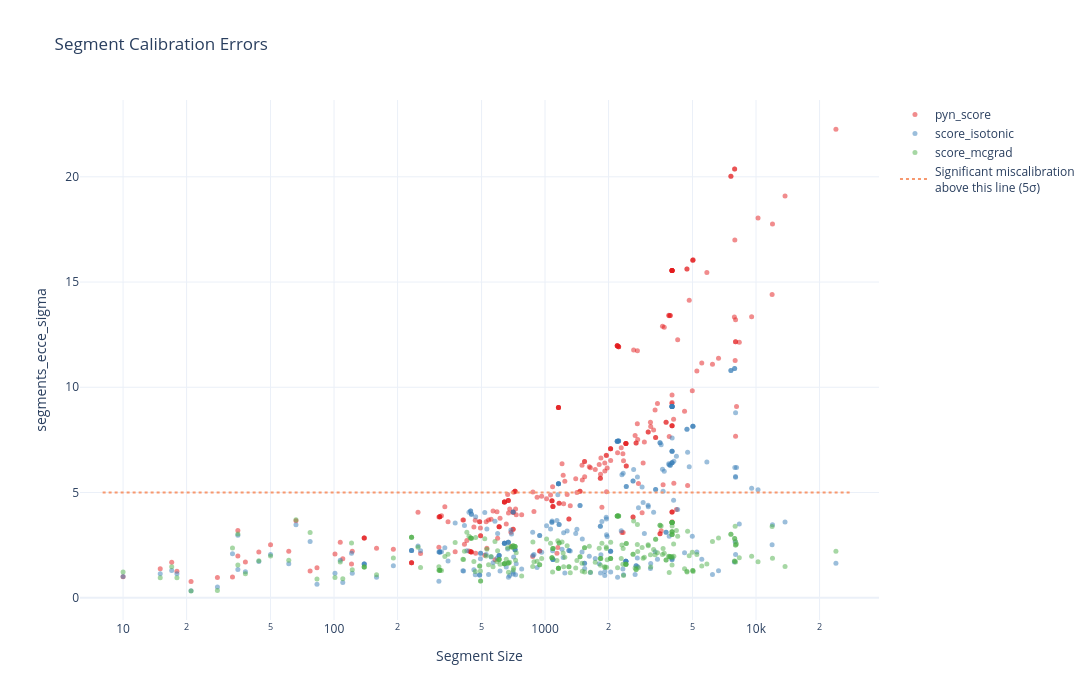

Source (notebook cell):
### Markdown cell above
MCGrad cuts MCE σ from 22 (base LLM) to 3.9, almost a 6× reduction, while keeping global ECCE near zero. Isotonic regression closes the global calibration gap (ECCE σ 1.6) but leaves MCE σ at 10.9, well above the 5σ noise threshold for per-segment miscalibration. MCGrad pushes both ECCE σ and MCE σ comfortably under that threshold.

The plot below shows ECCE σ for every segment the MCE considers. Segments with σ > 5 are statistically significant evidence of miscalibration.

### Code cell
combine_segment_calibration_plots(
    segment_plots=segment_plots,
    quantity='segments_ecce_sigma',
).update_layout(height=700, width=1100)

### Figure 1 — Plotly figure (JSON) as saved in the notebook; plotly's stock layout.template omitted (floating-point values rounded to 4 significant figures; data arrays with more than 128 entries replaced by an {"elided": "..."} marker saying what was removed)
{"data": [{"customdata": {"elided": "262x5 mixed values"}, "hovertemplate": "<b>pyn_score</b><br>Segment Size: %{x}<br>segments_ecce_sigma: %{y}<br>country=%{customdata[0]}<br>doc_type=%{customdata[1]}<br>party=%{customdata[2]}<br>decade=%{customdata[3]}<extra></extra>", "marker": {"color": "rgb(228,26,28)", "opacity": 0.5, "size": 5}, "mode": "markers", "name": "pyn_score", "type": "scatter", "x": {"elided": "262 int values"}, "y": {"elided": "262 float values"}}, {"customdata": {"elided": "262x5 mixed values"}, "hovertemplate": "<b>score_isotonic</b><br>Segment Size: %{x}<br>segments_ecce_sigma: %{y}<br>country=%{customdata[0]}<br>doc_type=%{customdata[1]}<br>party=%{customdata[2]}<br>decade=%{customdata[3]}<extra></extra>", "marker": {"color": "rgb(55,126,184)", "opacity": 0.5, "size": 5}, "mode": "markers", "name": "score_isotonic", "type": "scatter", "x": {"elided": "262 int values"}, "y": {"elided": "262 float values"}}, {"customdata": {"elided": "262x5 mixed values"}, "hovertemplate": "<b>score_mcgrad</b><br>Segment Size: %{x}<br>segments_ecce_sigma: %{y}<br>country=%{customdata[0]}<br>doc_type=%{customdata[1]}<br>party=%{customdata[2]}<br>decade=%{customdata[3]}<extra></extra>", "marker": {"color": "rgb(77,175,74)", "opacity": 0.5, "size": 5}, "mode": "markers", "name": "score_mcgrad", "type": "scatter", "x": {"elided": "262 int values"}, "y": {"elided": "262 float values"}}, {"hoverinfo": "skip", "line": {"color": "rgba(247, 152, 111, 1)", "dash": "dot", "width": 2}, "mode": "lines", "name": "Significant miscalibration</br></br>above this line (5σ)", "showlegend": true, "type": "scatter", "x": [8.0, 28700.0], "y": [5, 5]}], "layout": {"height": 700, "legend": {"orientation": "v", "x": 1.02, "xanchor": "left", "y": 1, "yanchor": "top"}, "margin": {"r": 150}, "title": {"text": "Segment Calibration Errors"}, "width": 1100, "xaxis": {"title": {"text": "Segment Size"}, "type": "log"}, "yaxis": {"title": {"text": "segments_ecce_sigma"}}}}
